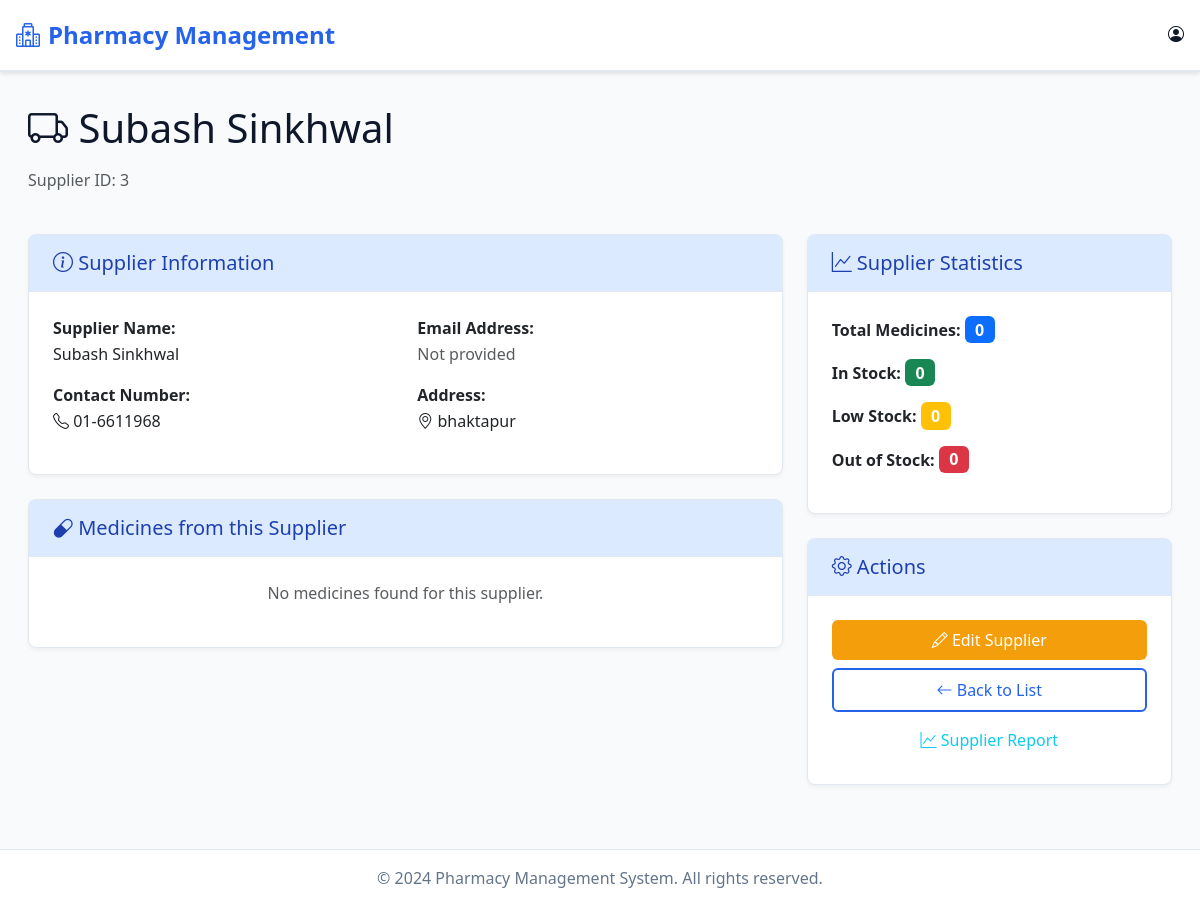
The app's page /supplier/supplier_detail/3/, older data.
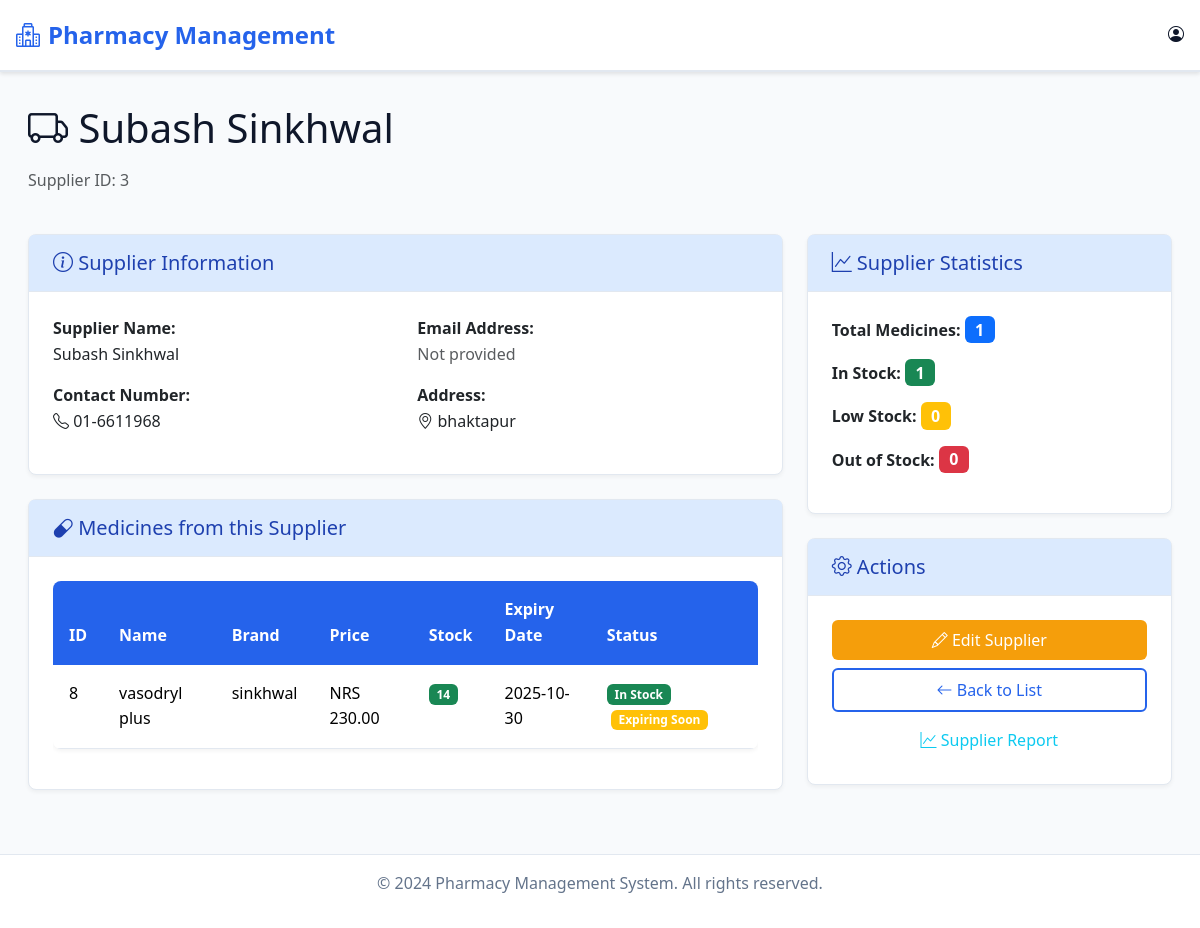
The same page, newer data.
### medicine/models.py (models this page shows, shortened)
class Medicine(models.Model):
    medicine_id = models.AutoField(primary_key=True)   # custom PK
    name = models.CharField(max_length=100)
    brand_name = models.CharField(max_length=100)
    CATEGORY_CHOICES = [
        ("tablet/capsule", "Tablet/Capsule"),
        ("liquid", "Liquid"),
        ("patch", "Patch"),
        ("cream", "Topical Cream"),
    ]
    category = models.CharField(max_length=20, choices=CATEGORY_CHOICES, default="tablet/capsule")
    mfg_date = models.DateField()
    exp_date = models.DateField()
    price = models.DecimalField(max_digits=10, decimal_places=2)
    stock_qty = models.PositiveIntegerField(default=0)
    supplier = models.ForeignKey(Supplier, on_delete=models.CASCADE, related_name="medicines")

### supplier/views.py (the view)
# urls.py: path('supplier_detail/<int:supplier_id>/', views.supplier_detail, name='supplier_detail'),
def supplier_detail(request, supplier_id):
    from datetime import date, timedelta
    supplier = get_object_or_404(Supplier, id=supplier_id)
    medicines = Medicine.objects.filter(supplier=supplier)
    today = date.today()
    expiring_soon_date = today + timedelta(days=30)
    return render(request, 'admin/supplier/supplier_detail.html', {
        'supplier': supplier,
        'medicines': medicines,
        'today': today,
        'expiring_soon_date': expiring_soon_date,
    })

### templates/admin/supplier/supplier_detail.html (shortened to what the changed rows need)
{% extends "admin/base.html" %}
{% block content %}
<div class="container-fluid">
    <div class="row mb-4">
        <div class="col-12">
            <h1 class="mb-3">
                <i class="bi bi-truck"></i> {{ supplier.name }}
            </h1>
        </div>
    </div>
    <div class="row">
        <div class="col-lg-8">
            <div class="card mt-4">
                <div class="card-body">
                    {% if medicines %}
                        <div class="table-responsive">
                            <table class="table">
                                <thead>
                                    <tr>
                                        <th>ID</th>
                                        <th>Name</th>
                                        <th>Brand</th>
                                        <th>Price</th>
                                        <th>Stock</th>
                                        <th>Expiry Date</th>
                                        <th>Status</th>
                                    </tr>
                                </thead>
                                <tbody>
                                    {% for medicine in medicines %}
                                    <tr>
                                        <td>{{ medicine.medicine_id }}</td>
                                        <td>{{ medicine.name }}</td>
                                        <td>{{ medicine.brand_name }}</td>
                                        <td>NRS {{ medicine.price|floatformat:2 }}</td>
                                        <td>
                                            <span class="badge {% if medicine.stock_qty <= 0 %}bg-danger{% elif medicine.stock_qty <= 10 %}bg-warning{% else %}bg-success{% endif %}">
                                                {{ medicine.stock_qty }}
                                            </span>
                                        </td>
                                        <td>
                                            <span class="{% if medicine.exp_date < today %}text-danger{% endif %}">
                                                {{ medicine.exp_date|date:"Y-m-d" }}
                                            </span>
                                        </td>
                                        <td>
                                            {% if medicine.stock_qty <= 0 %}
                                                <span class="badge bg-danger">Out of Stock</span>
                                            {% elif medicine.stock_qty <= 10 %}
                                                <span class="badge bg-warning">Low Stock</span>
                                            {% else %}
                                                <span class="badge bg-success">In Stock</span>
                                            {% endif %}
                                            {% if medicine.exp_date < today %}
                                                <span class="badge bg-danger ms-1">Expired</span>
                                            {% elif medicine.exp_date <= expiring_soon_date %}
                                                <span class="badge bg-warning ms-1">Expiring Soon</span>
                                            {% endif %}
                                        </td>
                                    </tr>
                                    {% endfor %}
                                </tbody>
                            </table>
                        </div>
                    {% else %}
                        <p class="text-muted text-center">No medicines found for this supplier.</p>
                    {% endif %}
                </div>
            </div>
        </div>
        <div class="col-lg-4">
            <div class="card">
                <div class="card-body">
                    <div class="mb-3">
                        <strong>Total Medicines:</strong>
                        <span class="badge bg-primary fs-6">{{ medicines.count }}</span>
                    </div>
                    <div class="mb-3">
                        <strong>In Stock:</strong>
                        <span class="badge bg-success fs-6">
                            {{ medicines|length|add:"0" }}
                        </span>
                    </div>
                </div>
            </div>
        </div>
    </div>
</div>
{% endblock %}

Row changes from the older to the newer data that the page shows:
added Medicine: medicine_id "8", name "vasodryl plus", brand_name "sinkhwal", price "230.00", stock_qty "14", exp_date "2025-10-30", shows "In Stock", shows "Expiring Soon"
Text that changed along with them:
{{ medicines.count }}: "0" → "1"
{{ medicines|length|add:"0" }}: "0" → "1"
text no longer shown: "No medicines found for this supplier."
text now shown: "ID Name Brand Price Stock Expiry Date Status"
